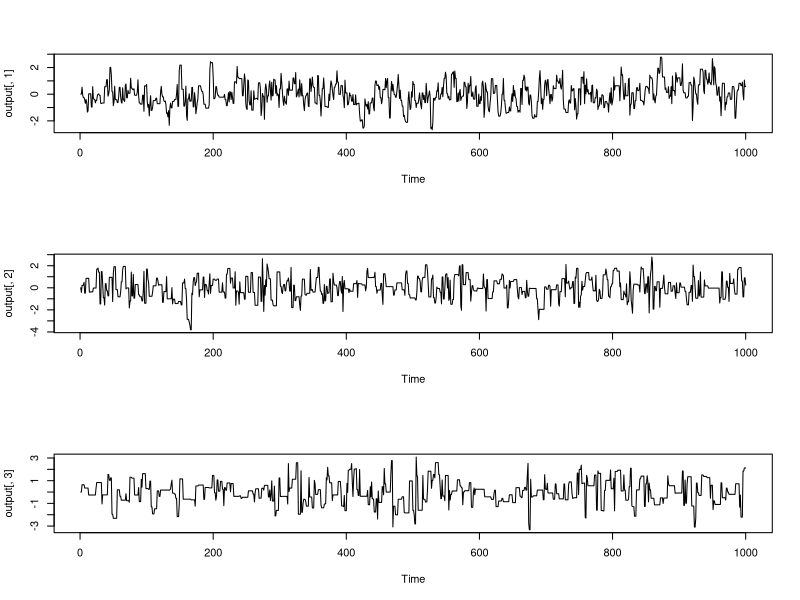
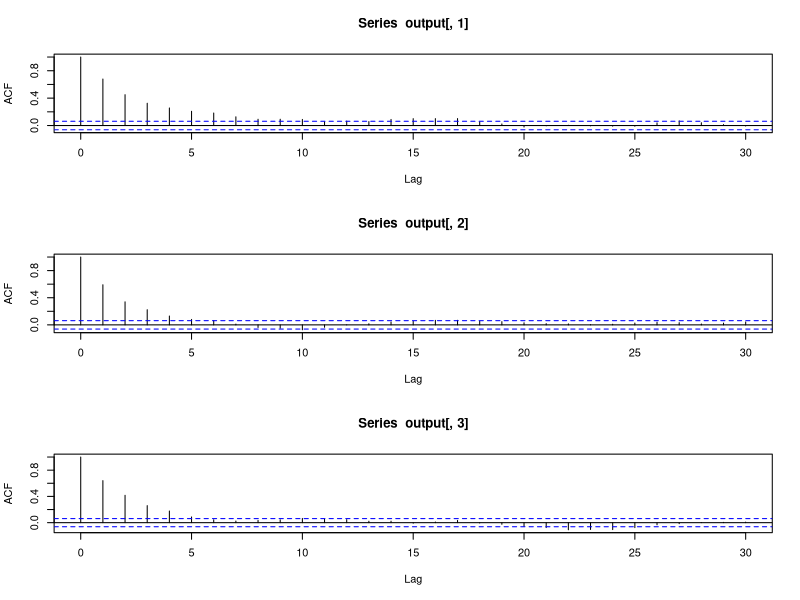
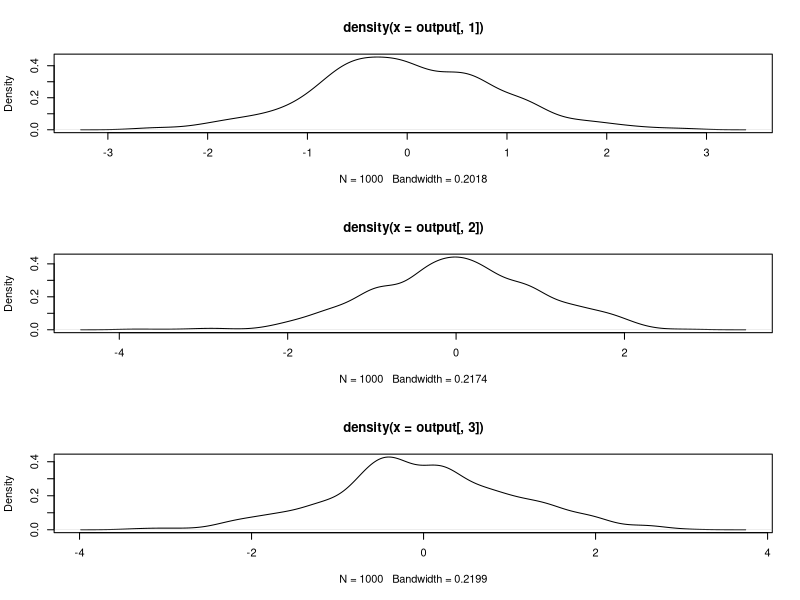

The R source for these figures, in order:
#####################################
## Aim: MCMC samples from a N(0,1)
## Varying the spread of the proposal
#####################################

set.seed(10)

# Normal target distribution
Ftarget <- function(X)  {
  return(dnorm(X))
}

# Proposal is Normal(x,h)
proposal <- function(x,h) {
  return(rnorm(1, mean = x, sd = sqrt(h)))
}


init <- 0                                       # Good starting value
n <- 1e3                                        # number of samples
output <- matrix(nrow = n, ncol = 3)            # Matrix to store MCMC output
hval <- c(1,5,10)                               # Varying the spread of proposal
acceptance_prob <- numeric(length = 3)
output[1,] = init
alpha <- 0
proposed <- 0


# Running the MH algorithm for proposals N(x,1), N(x,5), N(x,10)
for(i in 1:3) {
  h <- hval[i]
  for(j in 2:n) {
    proposed = proposal(output[j-1, i], h)
    alpha = Ftarget(proposed)/Ftarget(output[j-1, i])
    if(runif(1) < alpha)  {                                     # Acceptance step
      output[j,i] = proposed
      acceptance_prob[i] = acceptance_prob[i]+1
    } else  {                                                   # Rejection step
      output[j,i] = output[j-1, i]
    }
  }
}

# Plotting MCMC output
print(acceptance_prob/n)
par(mfrow = c(3,1))
plot.ts(output[,1])
plot.ts(output[,2])
plot.ts(output[,3])

par(mfrow = c(3,1))
acf(output[,1])
acf(output[,2])
acf(output[,3])

par(mfrow = c(3,1))
plot(density(output[,1]))
plot(density(output[,2]))
plot(density(output[,3]))